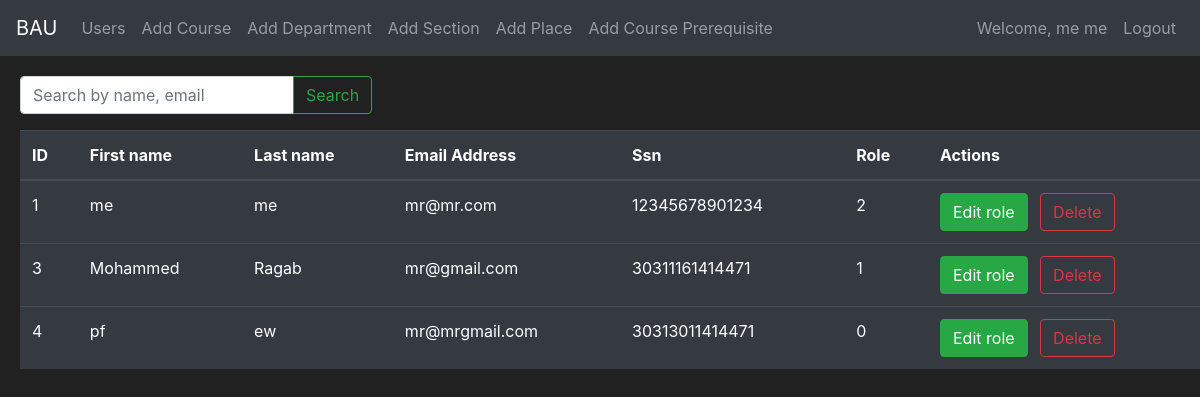
Screenshot of /users (signed in) with the database file from the repository.
### App/models.py (models this page shows, shortened)
class User(db.Model, UserMixin):
    id = db.Column(db.Integer(), primary_key=True)
    first_name = db.Column(db.String(length=20), nullable=False, unique=False)
    last_name = db.Column(db.String(length=20), nullable=False, unique=False)
    email_address = db.Column(db.String(length=50), nullable=False, unique=True)
    ssn = db.Column(db.String(), nullable=False, unique=True)
    password_hash = db.Column(db.String(length=60), nullable=False)
    major = db.Column(db.Integer(), db.ForeignKey("department.id"))
    role = db.Column(db.Integer(), nullable=False, default=0)
    gpa = db.Column(db.Integer(), nullable=False, default=0)
    passed_credit_hours = db.Column(db.Integer(), nullable=False, default=0)
    registered_courses = db.relationship(
        "Course_registered", backref="student", lazy=True
    )
    @property
    def password(self):
        return self.password

### App/routes.py (the view, shortened to what this page needs)
@app.route("/users", methods=["GET", "POST"])
@login_required
def users_page():
    if current_user.role != 2:
        return render_template("unauthorized.html"), 403
    edit_form = EditRoleForm()
    delete_form = DeleteUserForm()
    if request.method == "GET":
        query = request.args.get("query")
        if query:
            users = User.query.filter(
                (User.first_name.ilike(f"%{query}%"))
                | (User.last_name.ilike(f"%{query}%"))
                | (User.email_address.ilike(f"%{query}%"))
            ).all()
        else:
            users = User.query.all()
        return render_template(
            "users.html", users=users, edit_form=edit_form, delete_form=delete_form
        )

### App/forms.py
class EditRoleForm(FlaskForm):
    submit = SubmitField(
        label="Save!",
    )

class DeleteUserForm(FlaskForm):
    submit = SubmitField(
        label="Delete!",
    )

### App/models.py (called while the page is built)
@login_manager.user_loader
def load_user(user_id):
    return User.query.get(int(user_id))

### App/templates/users.html (shortened to what this page needs)
{% extends 'base.html' %}
{% block content %}
<div class="row" style="margin-top: 20px;margin-left: 20px;">
    <form method="GET" action="{{ url_for('users_page') }}" class="form-inline mb-3">
        <div class="input-group w-100">
            <input class="form-control" type="search" name="query" placeholder="Search by name, email"
                aria-label="Search">
            <div class="input-group-append">
                <button class="btn btn-outline-success" type="submit">Search</button>
            </div>
        </div>
    </form>
    <table class="table table-hover table-dark">
        <thead>
            <tr>
                <th scope="col">ID</th>
                <th scope="col">First name</th>
                <th scope="col">Last name</th>
                <th scope="col">Email Address</th>
                <th scope="col">Ssn</th>
                <th scope="col">Role</th>
                <th scope="col">Actions</th>
            </tr>
        </thead>
        <tbody>
            {% for user in users %}
            <tr>
                <td>{{ user.id }}</td>
                <td>{{ user.first_name }}</td>
                <td>{{ user.last_name }}</td>
                <td>{{ user.email_address }}</td>
                <td>{{ user.ssn }}</td>
                <td>{{ user.role }}</td>
                <td>
                    <button class="btn btn-outline btn-success mr-2" data-toggle="modal"
                        data-target="#Modal-EditRole-{{ user.id }}">
                        Edit role
                    </button>
                    <button class="btn btn-outline-danger" data-toggle="modal"
                        data-target="#Modal-DeleteUser-{{ user.id }}">
                        Delete
                    </button>
                </td>
            </tr>
            {% endfor %}
        </tbody>
    </table>
</div>
{% endblock %}

### App/templates/base.html (shortened to what this page needs)
<!DOCTYPE html>
<html lang="en">
<head>
  <link rel="stylesheet" href="https://cdn.jsdelivr.net/npm/bootstrap@4.5.3/dist/css/bootstrap.min.css"
 />
  <link rel="stylesheet" href="https://cdnjs.cloudflare.com/ajax/libs/font-awesome/5.15.4/css/all.min.css">
</head>
<body>
  <nav class="navbar navbar-expand-md navbar-dark bg-dark">
    <a class="navbar-brand" href="#">BAU</a>
    <div class="collapse navbar-collapse" id="navbarNav">
      <ul class="navbar-nav mr-auto">
        {% if current_user.role == 2 %}
        <li class="nav-item">
          <a class="nav-link" href="{{ url_for('users_page') }}">Users</a>
        </li>
        <li class="nav-item">
          <a class="nav-link" href="{{ url_for('add_course_page') }}">Add Course</a>
        </li>
        <li class="nav-item">
          <a class="nav-link" href="{{ url_for('add_department_page') }}">Add Department</a>
        </li>
        <li class="nav-item">
          <a class="nav-link" href="{{ url_for('add_section_page') }}">Add Section</a>
        </li>
        <li class="nav-item">
          <a class="nav-link" href="{{ url_for('add_place_page') }}">Add Place</a>
        </li>
        <li class="nav-item">
          <a class="nav-link" href="{{ url_for('add_course_prerequisite_page') }}">Add Course Prerequisite</a>
        </li>
        {% endif %}
      </ul>
      {% if current_user.is_authenticated %}
      <ul class="navbar-nav">
        <li class="nav-item">
          <a class="nav-link" style="color: lawngreen; font-weight: bold;">
          </a>
        </li>
        <li class="nav-item">
          <a class="nav-link">Welcome, {{current_user.first_name}} {{current_user.last_name}} </a>
        </li>
        <li class="nav-item">
          <a class="nav-link" href=" {{url_for('logout_page')}} ">Logout</a>
        </li>
      </ul>
      {% endif %}
    </div>
  </nav>
  {% block content %} {% endblock %}
</body>
</html>

### App/templates/base.html (style rules this page uses)
body { background-color: #212121; color: white; }

### rows the page displays
User: first_name "me", last_name "me", id "1", email_address "mr@mr.com", ssn "12345678901234", role "2"
User: id "3", first_name "Mohammed", last_name "Ragab", email_address "mr@gmail.com", ssn "30311161414471", role "1"
User: id "4", first_name "pf", last_name "ew", email_address "mr@mrgmail.com", ssn "30313011414471", role "0"
